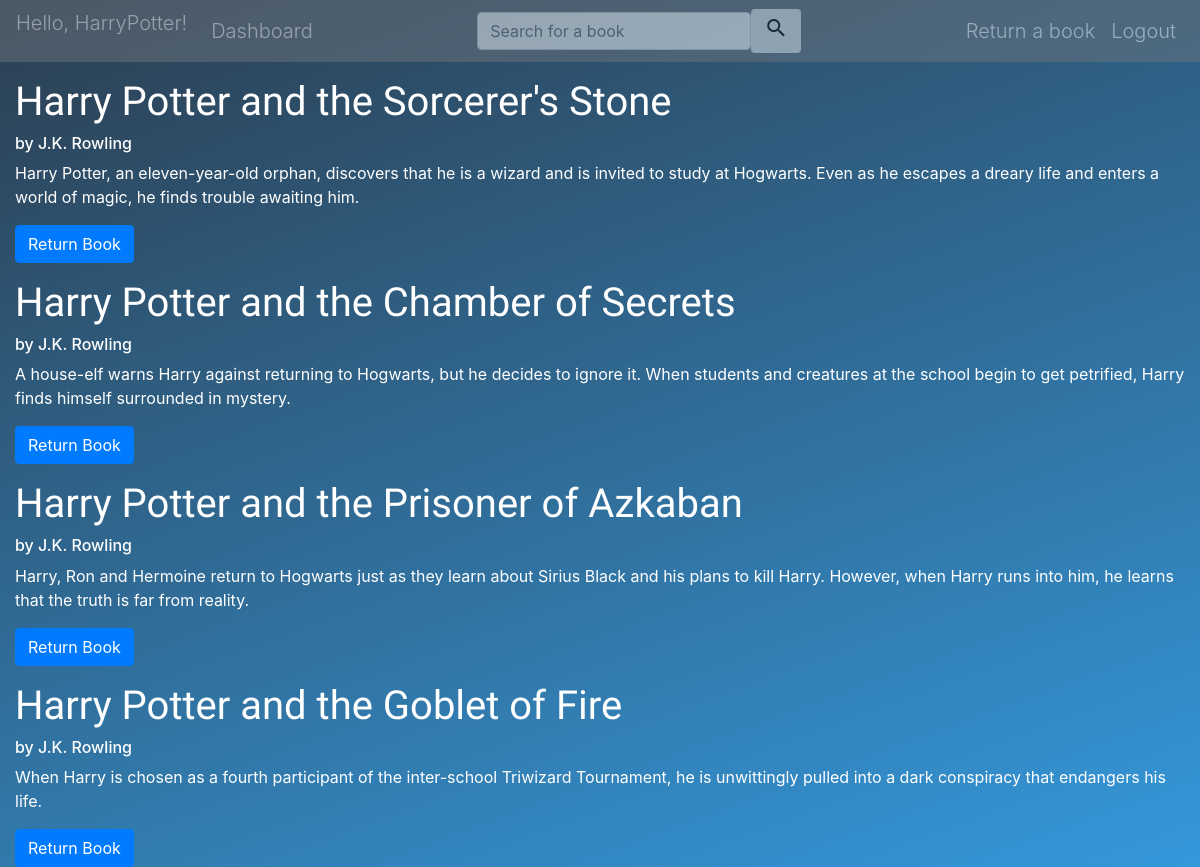
Screenshot of /return (signed in) with the database file from the repository.
### models.py (models this page shows, shortened)
class User(db.Model, UserMixin):
    id = db.Column(db.Integer,primary_key=True)
    first_name = db.Column(db.String(200),index = True)
    last_name = db.Column(db.String(200),index = True)
    username = db.Column(db.String(200), index = True)
    email = db.Column(db.String(200), index = True)
    password = db.Column(db.String(200),index = True)
    year = db.Column(db.Date)
    active = db.Column(db.Boolean())
    roles = db.relationship('Role',secondary = roles_user, backref = 'users')
    book = db.relationship('Book', secondary = book_user, lazy = 'select')

class Book(db.Model):
    id = db.Column(db.Integer,primary_key=True)
    name = db.Column(db.String(200),index = True)
    author = db.Column(db.String(200),index = True)
    genre = db.Column(db.String(200),index = True)
    synopsis = db.Column(db.String(20000), index = True)
    userNumber = db.Column(db.Integer, index = True)
    user = db.relationship('User', secondary = book_user, lazy = 'select')
    date_borrowed = db.Column(db.DateTime, default = datetime.utcnow)

### views.py (the view)
@main_bp.route('/return', methods = ['GET','POST'])
@login_required
def returned():
    form = SearchBook()
    form2 = ReturnForm()
    books = current_user.book
    return render_template(
        'return.html',
        title = 'Return a book',
        current_user = current_user,
        form = form,
        form2 = form2,
        books = books
    )

### forms.py
class SearchBook(FlaskForm):
    book_search = StringField()

class ReturnForm(FlaskForm):
    book_return = SubmitField()

### templates/return.html (shortened to what this page needs)
{% extends "base.html" %}
{% block content %}
{% if books|length %}
{% for book in books %}
<div class="container-fluid mt-3 text-white">
    <div class="" style="font-family: Tangerine;"><h1>{{book.name}}</h1></div>
    <div><h6> by {{book.author}}</h6></div>
    <p>{{ book.synopsis }}</p>
    <form action="/delete{{book.id}}" method="POST" class="form-inline my-2 my-lg-0 w-500">
        {{form2.book_return(class="btn btn-primary my-2 my-sm-0 w-auto", value = "Return Book")}}
    </form>
  </div>
{% endfor %}
{% else %}
<div class="text-white container mt-5">
  <p class="display-4">You have not borrowed any books!</p>
</div>
{% endif %}
{% endblock %}

### templates/base.html (shortened to what this page needs)
<!DOCTYPE html>
<head>
    <link rel="stylesheet" href={{url_for('static',filename = 'css/main.css')}}>
    <link rel="stylesheet" href={{url_for('static',filename = 'Bootstrap/css/bootstrap.min.css')}}>
    </head>
    <body style="background-image: linear-gradient(160deg, #2c3e50, #3498db);background-size: cover; margin: 0; background-attachment: fixed;" id="main-body">
        <nav id="nav" class="navbar navbar-dark navbar-expand-sm bg-secondary" style="opacity: 0.5;">
            <div class="collapse navbar-collapse" id="collapsibleNavbar">
              <ul class="navbar-nav mr-auto">
                  <li class="nav-item">
                    {% if current_user.is_authenticated %}
                        <p class="text-white text-white lead"> Hello, {{ current_user.username }}!</p>
                    {% endif %}
                </li>
                <li class="nav-item">
                  <a class="nav-link text-white lead ml-3" href="/">Dashboard</a>
                </li>
        </ul>
        <form action="/search" method="POST" class="form-inline my-2 my-lg-0 w-500">
          {{ form.book_search(class="form-control" ,placeholder = "Search for a book") }}
          <button class="btn btn-outline-white my-2 my-sm-0 w-auto" type="submit" aria-label="search"><i class="material-icons">search</i></button>
      </form>
    </div>
    <div class="collapse navbar-collapse justify-content-flex-end" id="collapsibleNavbar">
        <ul class="navbar-nav ml-auto">
          <li class="nav-item">
            <a class="nav-link text-white lead" href="/return">Return a book <span class="sr-only">(current)</span></a>
            </li>
            <li class="nav-item">
                <a class="nav-link text-white lead" href="/logout">Logout <span class="sr-only">(current)</span></a>
                </li>
          </ul>
        </div>
</nav>
{% block content %}
{% endblock %}
</body>
</html>

### rows the page displays
User: username "HarryPotter"
Book: name "Harry Potter and the Sorcerer's Stone", author "J.K. Rowling", synopsis "Harry Potter, an eleven-year-old orphan, discovers that he is a wizard and is invited to study at Hogwarts. Even as he escapes a dreary life and enters a world of magic, he finds trouble awaiting him."
Book: name "Harry Potter and the Chamber of Secrets", author "J.K. Rowling", synopsis "A house-elf warns Harry against returning to Hogwarts, but he decides to ignore it. When students and creatures at the school begin to get petrified, Harry finds himself surrounded in mystery."
Book: name "Harry Potter and the Prisoner of Azkaban", author "J.K. Rowling", synopsis "Harry, Ron and Hermoine return to Hogwarts just as they learn about Sirius Black and his plans to kill Harry. However, when Harry runs into him, he learns that the truth is far from reality."
Book: name "Harry Potter and the Goblet of Fire", author "J.K. Rowling", synopsis "When Harry is chosen as a fourth participant of the inter-school Triwizard Tournament, he is unwittingly pulled into a dark conspiracy that endangers his life."
